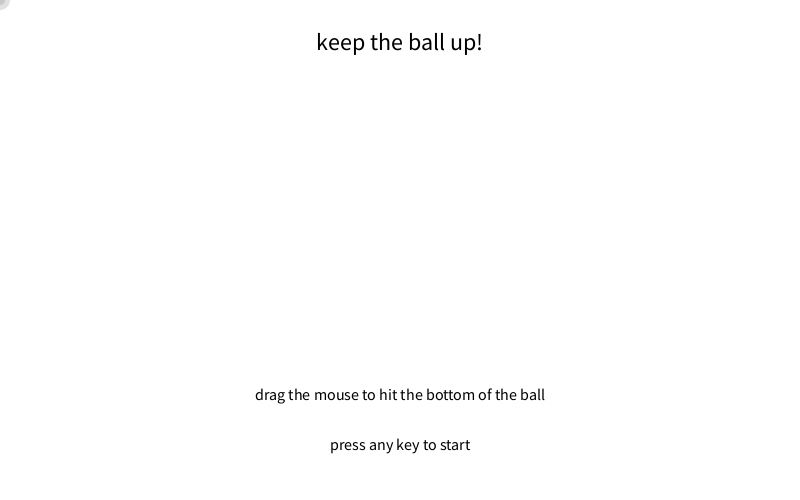
Frame 1 (no input)
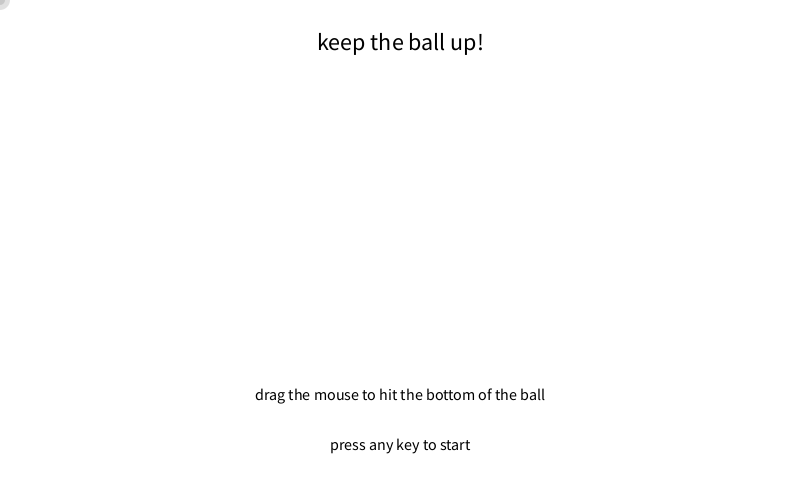
Frame 60 (the mouse pressed at the canvas centre just before this capture)
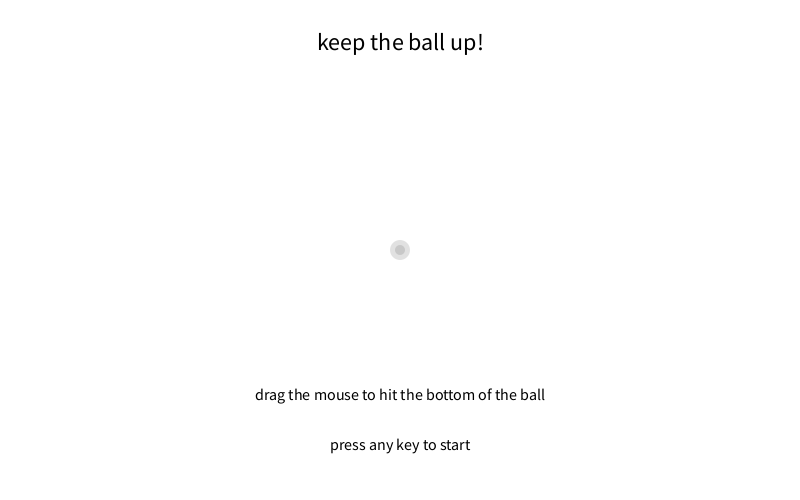
Frame 120 (the mouse held since frame 60 and released just before this capture)

The Processing sketch that drew these frames (run headless with seeded random() and noise(); from frame 60 on, the mouse is pressed at the canvas centre):

// Processing sketch: processing_75418
// ── processing_75418.pde

//Dan Sztanga
//dan.sztanga@gmail.com
//(C) 2012. Pittsburgh, PA. All Rights Reserved.
//HW7_A Game
//
//Keep the Ball Up!
//Drag the mouse to hit the bottokm of the ball.

int count, gameTime, time, gamePhase, mouseBtn;
float ballDiam, xBall, yBall, yDelta, xDelta, gravity;
color ballColor;

void setup(){
  smooth();
  noCursor();
  size(800, 500);
  background(255);
  textAlign(CENTER);
  count = 0;
  //sets time to 30 seconds
  gameTime = 30000;
  gamePhase = 0;
  ballColor = color(0);
  ballDiam = width*.075;
  xBall = width/2;
  yBall = 0+ballDiam;
  xDelta = 0;
  yDelta = 5;
  //acceleration due to "gravity"
  gravity = .3;
}

void draw(){
    background(255);
    ballCursor();
  if (gamePhase == 0){
    showInstructions( );
  }
  else if (gamePhase == 1){
     playGame( );
  }
  else if (gamePhase == 2){
    gameOver( );
  }
}

void showInstructions(){
  fill(0);
  textSize(24);
  text("keep the ball up!", width/2, 50);
  textSize(16);
  text("drag the mouse to hit the bottom of the ball", width/2, 400);
  text("press any key to start", width/2, 450);
}

void playGame(){
  timer();
  ball();
  score();
}

void gameOver(){
  fill(0);
  textSize(24);
  text("game over!", width/2, 50);
  textSize(16);
  text(count, width/2, 100);
  text("press any key to restart", width/2, 400);
}

//counts down from 30
void timer(){
  fill(0);
  time = gameTime/1000-millis()/1000;
  text("time_ " + time, 750, 50);
  if (gameTime/1000-millis()/1000 < 0){
     gamePhase = 2;
  } 
}

void ball(){
  //returns ball size and color to default
  if (yDelta > 0){
    ballColor = color(0);
    ballDiam = width*.075;
  }
  fill(ballColor);
  ellipse(xBall, yBall, ballDiam, ballDiam);
  xBall = xBall+xDelta;
  //"gravity" effect
  //simulates acceleration
  yDelta = yDelta+gravity;
  yBall = yBall+yDelta;
  //sets bounce limit to edge of window
  if (yBall < 0){
    yDelta = -yDelta;
  }
  if (yBall+ballDiam/2 > height){
    gamePhase = 2;
    xBall = width/2;
    yBall = 0+ballDiam;
    xDelta = 0;
    yDelta = 5;
  }
  if (xBall+ballDiam/2 > width){
    xDelta = - xDelta;
  }
  if (xBall-ballDiam/2 < 0){
    xDelta = - xDelta;
  }
}

void ballCursor(){
  noStroke();
  fill(225);
  ellipse(mouseX, mouseY, 20, 20);
  fill(200);
  ellipse(mouseX, mouseY, 10, 10);
}

void score(){
  fill(0);
  text("score_ "+count, 50, 50);
}

void keyPressed (){
 if (gamePhase == 0){
   gamePhase = 1;
 }
 if (gamePhase == 2){
   gamePhase = 1;
   count = 0;
   gameTime = millis()+30000;
 }
}

//test for successful hit
void mousePressed(){
  if (dist(mouseX, mouseY, xBall, yBall) < ballDiam/2){
    //changes ball color and size to alert player of successful hit
    ballColor = color(255,0,0,100);
    ballDiam = width*.1;
    count++;
    //shoots ball up after hit
    yDelta = -12;
    //sends ball to the left of right depending on where the cursor was
    //relative to the center of the ball
    if (mouseX < xBall){
      xDelta = 2;
    }
    else if (mouseX > xBall){
      xDelta = -2;
    }
  }
}
